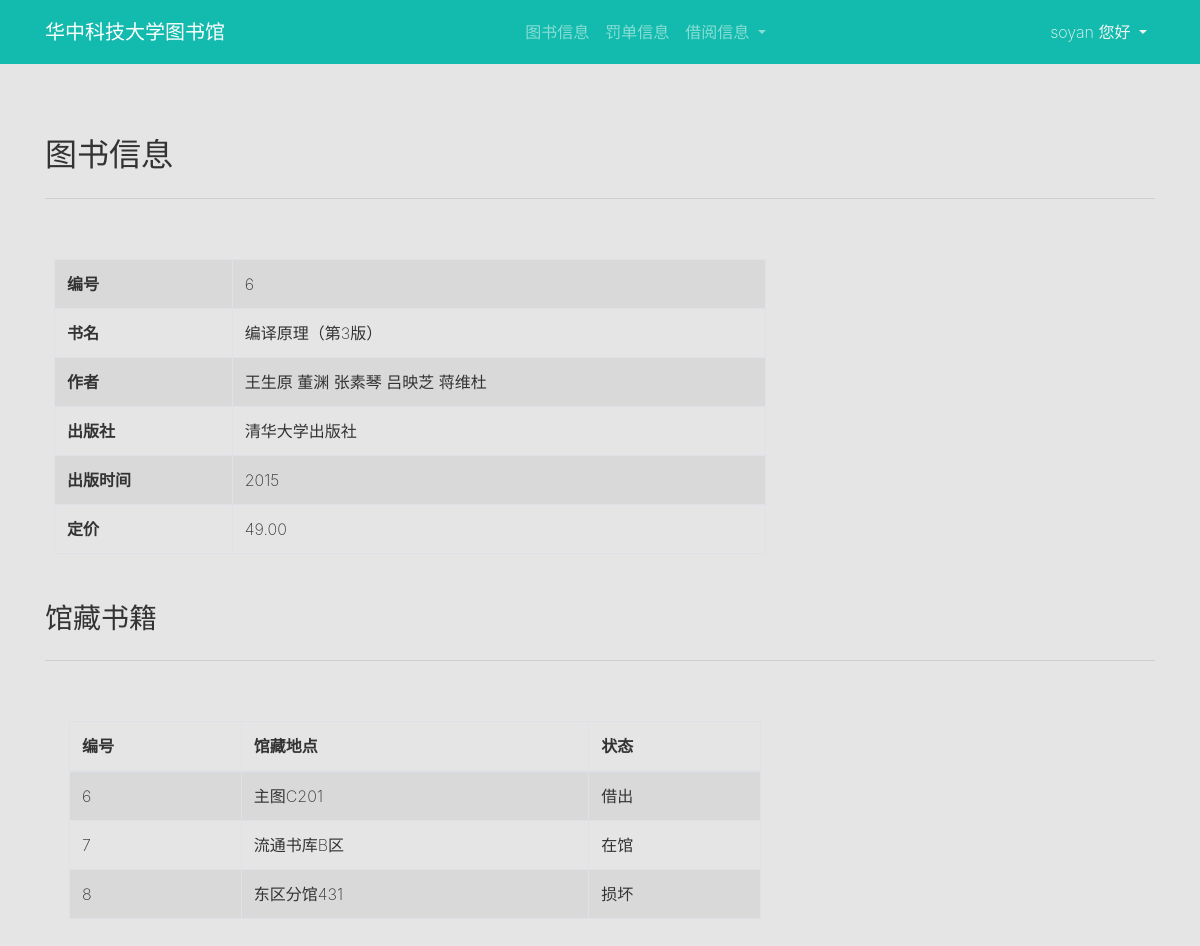
Page /books/6/ (signed in) on the committed database.
### hust_library/models.py (models this page shows, shortened)
class Book(models.Model):
    name = models.CharField(max_length=150)
    publish = models.CharField(max_length=150)
    time = models.IntegerField()
    price = models.DecimalField(max_digits=6, decimal_places=2)
    class Meta:
        unique_together = ("name", "publish", "time", "price")

class Write(models.Model):
    writer = models.CharField(max_length=150)
    book = models.ForeignKey(Book, on_delete=models.CASCADE)
    class Meta:
        unique_together = ("writer", "book")

class Store(models.Model):
    location = models.CharField(max_length=150)
    state = models.SmallIntegerField(default=1)
    book = models.ForeignKey(Book, on_delete=models.CASCADE)

### hust_library/views.py (the view)
# urls.py: path('books/<int:pk>/', views.BookView.as_view(), name='book'),
@method_decorator(login_required, name='dispatch')
class BookView(generic.DetailView):
    model = Book
    template_name = 'book.html'

### templates/book.html
{% extends "base.html" %}
{% block content %}
<div class="py-5">
    <div class="container">
        <div class="row">
            <div class="col-12" style="">
                <h2>图书信息</h2>
                <hr class="mb-4">
            </div>
        </div>
        <div class="row">
            <div class="p-3 col-md-8">
                <table class="table table-bordered table-hover table-striped">
                    <tbody>
                        <tr>
                            <th scope="row">编号</th>
                            <td>{{ book.id }}</td>
                        </tr>
                        <tr>
                            <th scope="row">书名</th>
                            <td>{{ book.name }}</td>
                        </tr>
                        <tr>
                            <th scope="row">作者</th>
                            <td>
                                {% for write in book.write_set.all %}
                                {{ write.writer }}
                                {% endfor %}
                            </td>
                        </tr>
                        <tr>
                            <th scope="row">出版社</th>
                            <td>{{ book.publish }}</td>
                        </tr>
                        <tr>
                            <th scope="row">出版时间</th>
                            <td>{{ book.time }}</td>
                        </tr>
                        <tr>
                            <th scope="row">定价</th>
                            <td>{{ book.price }}</td>
                        </tr>
                    </tbody>
                </table>
            </div>
        </div>
        <div class="row">
            <div class="col-12 col-md-12">
                <h3>馆藏书籍</h3>
                <hr class="mb-4">
            </div>
        </div>
        {% if book.store_set.all.count == 0 %}
        <div class="row">
            <div class="col-md-12">
                <h4> 没有馆藏 </h4>
            </div>
        </div>
        {% else %}
        <div class="row">
            <div class="col-md-12">
                <div class="col-md-8 p-3">
                    <table class="table table-hover table-striped table-bordered">
                        <thead class="thead-inverse">
                            <tr>
                                <th scope="col">编号</th>
                                <th scope="col">馆藏地点</th>
                                <th scope="col">状态</th>
                            </tr>
                        </thead>
                        <tbody>
                            {% for store in book.store_set.all %}
                            <tr>
                                <td>{{ store.id }}</td>
                                <td>{{ store.location }}</td>
                                <td>
                                    {% if store.state == 0 %}
                                    借出
                                    {% elif store.state == 1 %}
                                    在馆
                                    {% else %}
                                    损坏
                                    {% endif %}
                                </td>
                            </tr>
                            {% endfor %}
                        </tbody>
                    </table>
                </div>
            </div>
        </div>
        {% endif %}
    </div>
</div>
{% endblock %}

### templates/base.html (shortened to what this page needs)
{% load static %}
<!DOCTYPE html>
<html>
<head>
    <link href="https://cdn.bootcss.com/bootstrap-table/1.14.2/bootstrap-table.min.css" rel="stylesheet">
    <link href="https://cdn.bootcss.com/twitter-bootstrap/4.3.1/css/bootstrap.min.css" rel="stylesheet">
    <link rel="stylesheet" href="https://cdnjs.cloudflare.com/ajax/libs/font-awesome/4.7.0/css/font-awesome.min.css"
        type="text/css">
    <link rel="stylesheet" href="{% static 'css/theme.css' %}" type="text/css">
</head>
<body style="background-color: rgba(0,0,0,0.1)">
    {% block lead %}
    <nav class="navbar navbar-expand-md navbar-dark bg-primary">
        <div class="container">
            <div class="collapse navbar-collapse" id="navbar18">
                <a class="navbar-brand d-none d-md-block" href="{% url 'index' %}">
                    <b> 华中科技大学图书馆</b>
                </a>
                <ul class="navbar-nav mx-auto">
                    <li class="nav-item">
                        <a class="nav-link" href="{% url 'books' %}"> 图书信息</a>
                    </li>
                    <li class="nav-item">
                        <a class="nav-link" href="{% url 'tickets' %}"> 罚单信息</a>
                    </li>
                    <li class="nav-item dropdown">
                        <a class="nav-link dropdown-toggle" href="#" id="navbardrop" data-toggle="dropdown"> 借阅信息 </a>
                    </li>
                </ul>
                <ul class="navbar-nav">
                    <li class="nav-item dropdown">
                        <a class="nav-link dropdown-toggle text-light" href="#" id="navbardrop" data-toggle="dropdown">
                            {% if request.user.is_authenticated %}
                            {{ request.user.username }} 您好
                            {% else %}
                            欢迎
                            {% endif %}
                        </a>
                    </li>
                </ul>
            </div>
        </div>
    </nav>
    {% endblock %}
    {% block content %}
    {% endblock %}
</body>
</html>

### rows in the picture
Book: id "6", name "编译原理（第3版）", publish "清华大学出版社", time "2015", price "49.00"
Write: writer "王生原"
Write: writer "董渊"
Write: writer "张素琴"
Write: writer "吕映芝"
Write: writer "蒋维杜"
Store: id "6", location "主图C201", state "借出"
Store: id "7", location "流通书库B区", state "在馆"
Store: id "8", location "东区分馆431", state "损坏"

### other values in the picture
{{ request.user.username }} "soyan"
